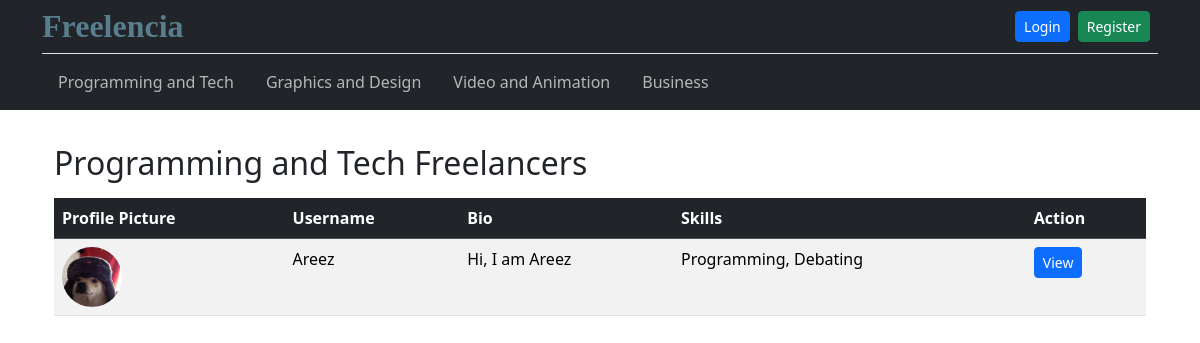
The page /hub/programming/ on the database as committed earlier.
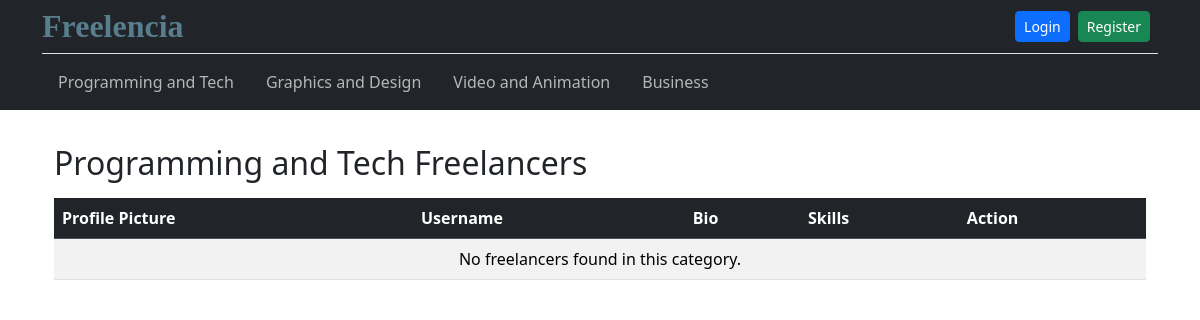
The same page on the database as committed later.
### hub/models.py (models this page shows, shortened)
class UserProfileInfo(models.Model):
    ROLE_CHOICES = [
        ('customer', 'Customer'),
        ('freelancer', 'Freelancer'),
    ]
    user = models.OneToOneField(User, on_delete=models.CASCADE)
    profile_pic = models.ImageField(upload_to='profile_pics', blank=True, null=True)
    role = models.CharField(max_length=20, choices=ROLE_CHOICES, default='customer')
    name = models.TextField(blank=True, null=True)
    category = models.ForeignKey('category', on_delete=models.SET_NULL, null=True, blank=True)
    bio = models.TextField(blank=True, null=True)
    skills = models.TextField(blank=True, null=True)
    email = models.EmailField(max_length=256, blank=True, null=True)
    phone = models.CharField(max_length=20, blank=True, null=True)

### hub/views.py (the view)
def show_programming(request):
    profiles = UserProfileInfo.objects.filter(category__name='Programming and Tech', role='freelancer')
    return render(request, 'hub/show_table.html', {
        'profiles': profiles,
        'category_name': 'Programming and Tech'
    })

### templates/hub/show_table.html
{% extends "hub/base.html" %}
{% block body_block %}
<div class="container mt-5">
   <div class="container-fluid py-5"></div>
  <h2>{{ category_name }} Freelancers</h2>
  <table class="table table-striped table-hover mt-3">
    <thead class="table-dark">
      <tr>
        <th>Profile Picture</th>
        <th>Username</th>
        <th>Bio</th>
        <th>Skills</th>
        <th>Action</th>
      </tr>
    </thead>
    <tbody>
      {% for profile in profiles %}
      <tr>
        <td>
          {% if profile.profile_pic %}
            <img src="{{ profile.profile_pic.url }}" alt="pic" width="60" height="60" style="border-radius:50%;">
          {% else %}
            <span>No image</span>
          {% endif %}
        </td>
        <td>{{ profile.user.username }}</td>
        <td>{{ profile.bio|truncatechars:60 }}</td>
        <td>{{ profile.skills }}</td>
        <td>
          <a href="{% url 'hub:view_freelancer' profile.id %}" class="btn btn-sm btn-primary">View</a>
        </td>
      </tr>
      {% empty %}
      <tr>
        <td colspan="5" class="text-center">No freelancers found in this category.</td>
      </tr>
      {% endfor %}
    </tbody>
  </table>
</div>
{% endblock %}

Rows that differ between the two databases and show on the page:
removed UserProfileInfo: profile_pic (picture), user.username "Areez", bio "Hi, I am Areez", skills "Programming, Debating"
Other text that changed with them:
text now shown: "No freelancers found in this category."
